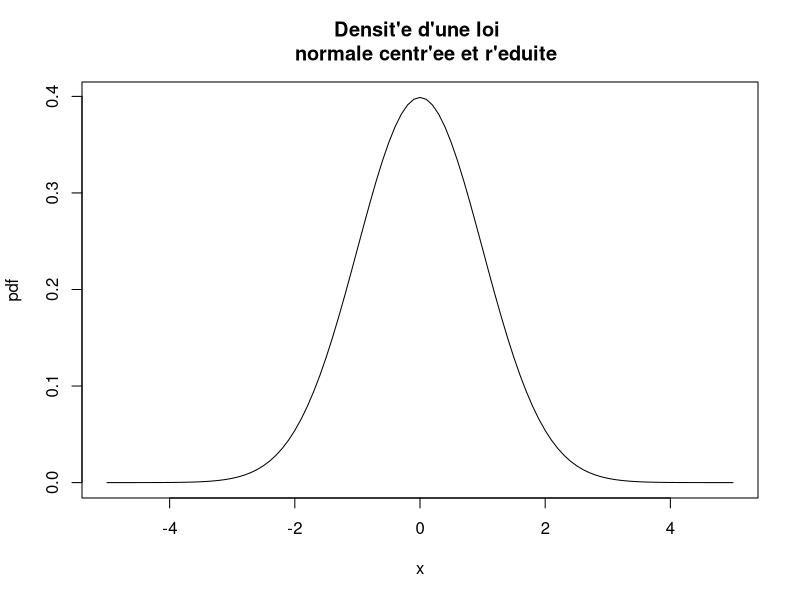
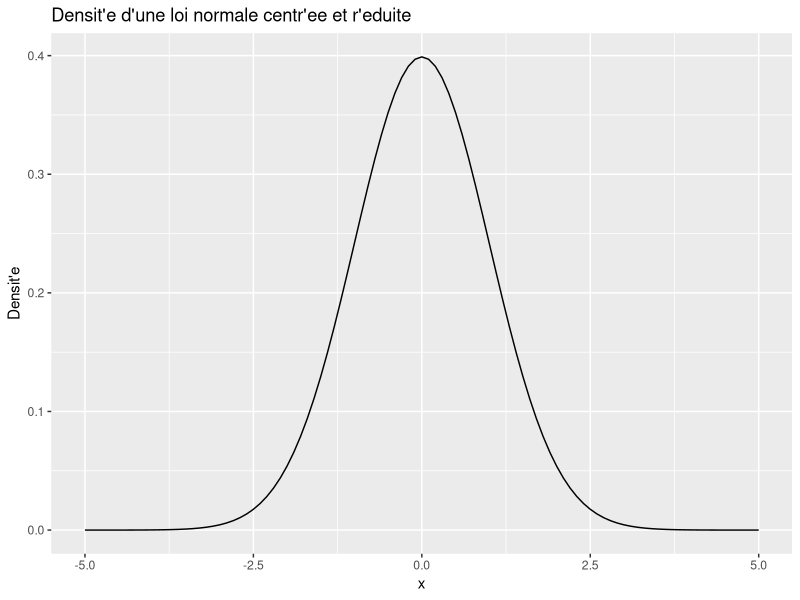
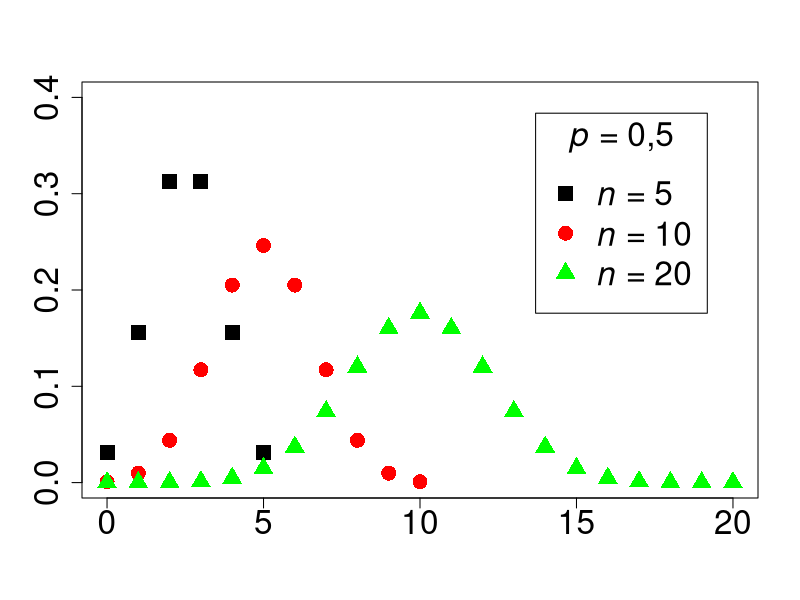
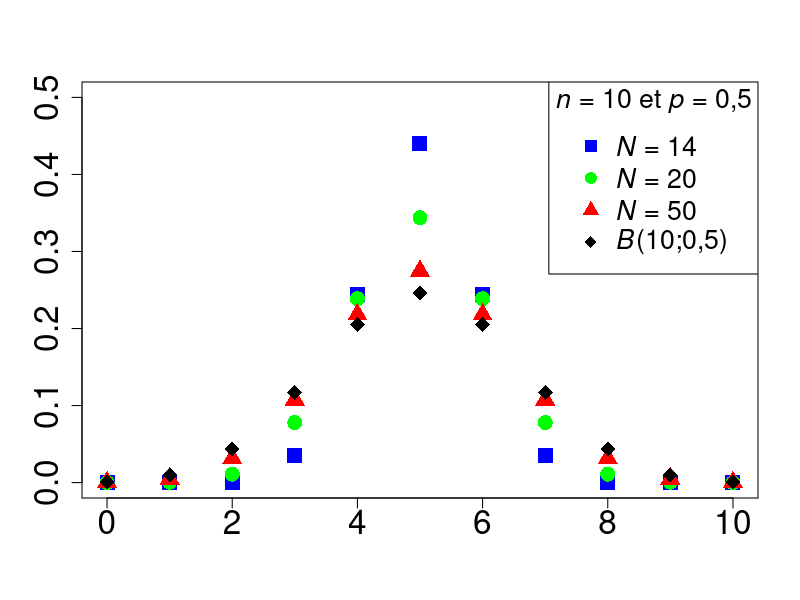
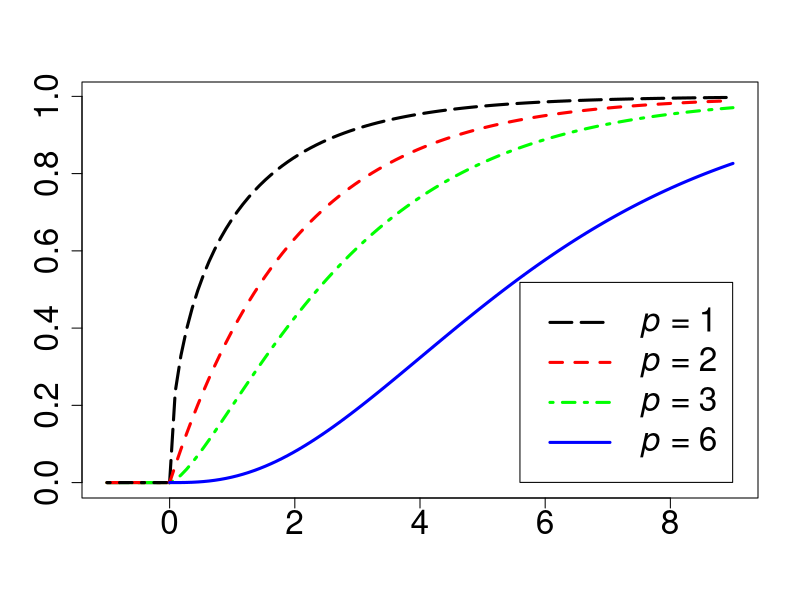
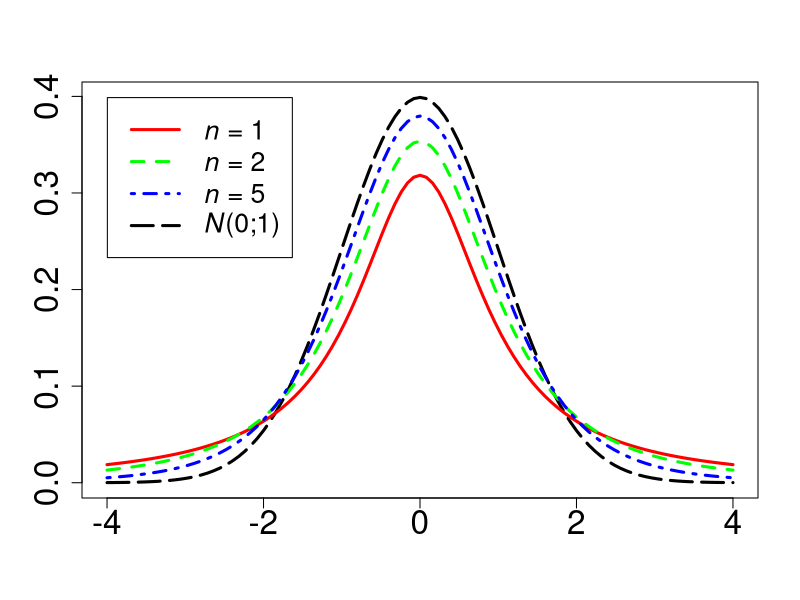
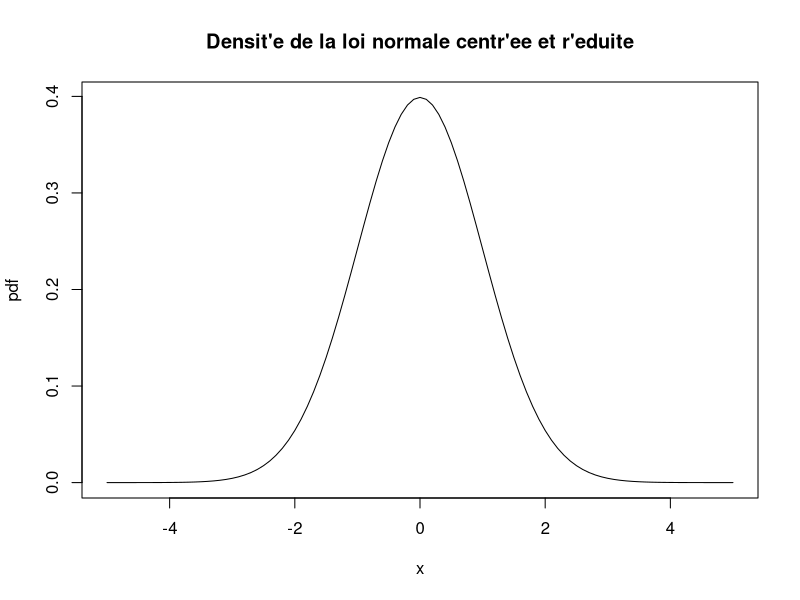
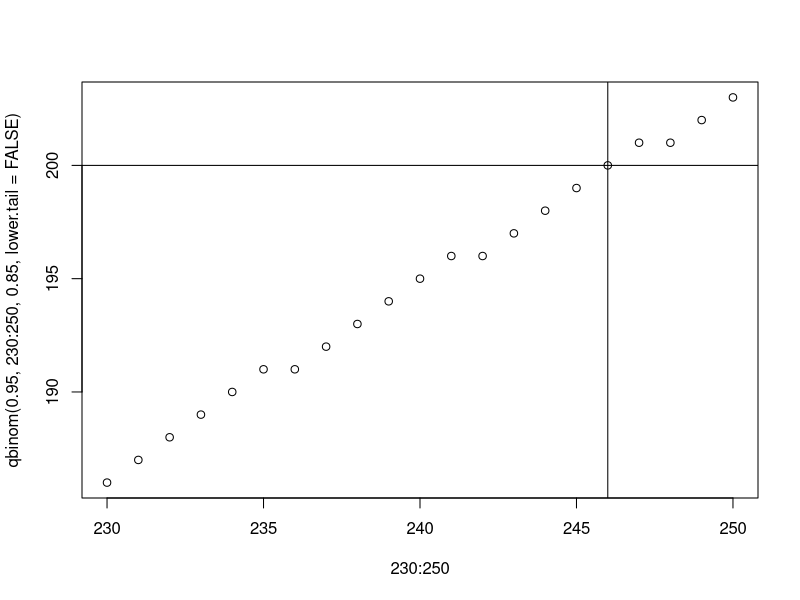

These figures' R source, in order:
#' ---
#' title: "Initiation \`a la statistique avec R, code et compl\'ements chapitre 4"
#' author: "Fr\'ed\'eric Bertrand et Myriam Maumy-Bertrand"
#' date: "11 d\'ecembre 2018"
#' ---

#Chapitre 4
#page 207
#Exercice 4.2
#2)
dnorm(0)
pnorm(2.58)
qnorm(0.975)
rnorm(50)
rnorm(20,mean=10,sd=2)
x=seq(-5,5,0.1) ;pdf=dnorm(x) ;plot(x,pdf,type="l",main="Densit\'e d'une loi 
  normale centr\'ee et r\'eduite")
library(ggplot2)
ggplot(data.frame(x=c(-5,5)),aes(x))+stat_function(fun=dnorm)+
  ggtitle("Densit\'e d'une loi normale centr\'ee et r\'eduite")+ylab("Densit\'e")
runif(10)
rt(10,20)

#Exercice 4.1
#page 210
#1)
#couleurs <- gray(c(0,.25,.5,.75)) #En nuances de gris comme dans le livre
couleurs<-c("black","red","green","blue") #En couleurs

fd<-function(x) {dbinom(x,5,0.5)}
plot(cbind(0:5,sapply(0:5,fd)),xlim=c(0,20),ylim=c(0,.40),type="p",ylab="",xlab="",
  pch=15,cex=2,lwd=3,col=couleurs[1],cex.axis=2)
fd<-function(x) {dbinom(x,10,0.5)}
points(cbind(0:10,sapply(0:10,fd)),xlim=c(0,20),ylim=c(0,.40),type="p",ylab="",xlab="",
  pch=16,cex=2,lwd=3,col=couleurs[2])
#L'option new=TRUE n'est pas n\'ecessaire pour que la fonction points ajoute les points 
# au graphique d\'ej\`a existant
fd<-function(x) {dbinom(x,20,0.5)}
points(cbind(0:20,sapply(0:20,fd)),xlim=c(0,20),ylim=c(0,.40),type="p",ylab="",xlab="",
  pch=17,cex=2,lwd=3,col=couleurs[3])
#L'option new=TRUE n'est pas n\'ecessaire pour que la fonction points ajoute les points 
# au graphique d\'ej\`a existant
legtxt<-c(expression(paste(italic(n)," = 5",sep="")),expression(paste(italic(n)," = 10",
  sep="")),expression(paste(italic(n)," = 20",sep="")))
legend("topright",legtxt,title=expression(paste(italic(p)," = 0,5",sep="")),pch=c(15,16,
  17),col=c(couleurs[1],couleurs[2],couleurs[3]),cex=2,bg="white",inset=.075)

#page 211
#2)
dhypergeom<-function(x,N,n,p) (choose(N*p,x)*choose(N*(1-p),n-x)/choose(N,n))
fd<-function(x) {dhypergeom(x,14,10,0.5)}
plot(cbind(0:10,sapply(0:10,fd)),xlim=c(0,10),ylim=c(0,.5),type="p",ylab="",xlab="",
  pch=15,cex=2,lwd=3,col=couleurs[4],cex.axis=2)
fd<-function(x) {dhypergeom(x,20,10,0.5)}
points(cbind(0:10,sapply(0:10,fd)),xlim=c(0,10),ylim=c(0,.5),type="p",ylab="",xlab="",
  pch=16,cex=2,lwd=3,col=couleurs[3],new=T)
fd<-function(x) {dhypergeom(x,50,10,0.5)}
points(cbind(0:10,sapply(0:10,fd)),xlim=c(0,10),ylim=c(0,.5),type="p",ylab="",xlab="",
  pch=17,cex=2,lwd=3,col=couleurs[2],new=T)
fd<-function(x) {dbinom(x,10,0.5)}
points(cbind(0:10,sapply(0:10,fd)),xlim=c(0,10),ylim=c(0,.5),type="p",ylab="",xlab="",
  pch=18,cex=2,lwd=3,col=couleurs[1],new=T)
legtxt<-c(expression(paste(italic(N)," = 14",sep="")),expression(paste(italic(N)," = 20",
  sep="")),expression(paste(italic(N)," = 50",sep="")),expression(paste(italic(B),
  "(10;0,5)",sep="")))
legend("topright",legtxt,title=expression(paste(italic(n)," = 10 et ",italic(p)," = 0,5",
  sep="")),pch=c(15,16,17,18),col=c(couleurs[4],couleurs[3],couleurs[2],couleurs[1]),
  cex=1.6,bg="white",inset=.0)

#3)
fr<-function(x) {pchisq(x,1)}
curve(fr,from=-1,to=9,ylab="",xlab="",lty=1,lwd=3,col=couleurs[1],type="n",cex.axis=2)
curve(fr,from=-1,to=-0.000001,ylab="",xlab="",lty=5,lwd=3,add=TRUE,col=couleurs[1])
curve(fr,from=0.000001,to=9,ylab="",xlab="",lty=5,lwd=3,add=TRUE,col=couleurs[1])
fr<-function(x) {pchisq(x,3)}
curve(fr,from=-1,to=-0.000001,ylab="",xlab="",lty=1,lwd=3,col=couleurs[3],add=TRUE)
curve(fr,from=0.000001,to=9,ylab="",xlab="",lty=4,lwd=3,col=couleurs[3],add=TRUE)
fr<-function(x) {pchisq(x,2)}
curve(fr,from=-1,to=-0.000001,ylab="",xlab="",lty=2,lwd=3,add=TRUE,col=couleurs[2])
curve(fr,from=0.000001,to=9,ylab="",xlab="",lty=2,lwd=3,add=TRUE,col=couleurs[2])
fr<-function(x) {pchisq(x,6)}
curve(fr,from=-1,to=-0.000001,ylab="",xlab="",lty=4,lwd=3,add=TRUE,col=couleurs[1])
#la fin de cette instruction est sur la page 212
curve(fr,from=0.000001,to=9,ylab="",xlab="",lty=1,lwd=3,add=TRUE,col=couleurs[4])

#page 212
legtxt<-c(expression(paste(italic(p)," = 1",sep="")),expression(paste(italic(p)," = 2",
  sep="")),expression(paste(italic(p)," = 3",sep="")),expression(paste(italic(p)," = 6",
  sep="")))
legend("bottomright",legtxt,lty=c(5,2,4,1),lwd=3,col=c(couleurs[1],couleurs[2],
  couleurs[3],couleurs[4]),cex=2,bg="white",inset=.0375)

#4)
fd<-function(x) {dnorm(x)}
curve(fd,from=-4,to=4,ylab="",xlab="",lty=5,lwd=3,add=FALSE,col=couleurs[1],cex.axis=2)
fd<-function(x) {dt(x,1)}
curve(fd,from=-4,to=4,ylab="",xlab="",lty=1,lwd=3,add=TRUE,col=couleurs[2])
fd<-function(x) {dt(x,2)}
curve(fd,from=-4,to=4,ylab="",xlab="",lty=2,lwd=3,add=TRUE,col=couleurs[3])
fd<-function(x) {dt(x,5)}
curve(fd,from=-4,to=4,ylab="",xlab="",lty=4,lwd=3,add=TRUE,col=couleurs[4])
legtxt<-c(expression(paste(italic(n)," = 1",sep="")),expression(paste(italic(n)," = 2",
  sep="")),expression(paste(italic(n)," = 5",sep="")),expression(paste(italic(N),"(0;1)",
  sep="")))
legend("topleft",legtxt,lty=c(1,2,4,5),lwd=3,col=c(couleurs[2],couleurs[3],couleurs[4],
  couleurs[1]),cex=1.6,bg="white",inset=.0375)

#Exercice 4.2
dnorm(0)
#page 213
1/sqrt(2*pi)
pnorm(2.58)
qnorm(0.975)
rnorm(50)
rnorm(20,mean=10,sd=2)

#page 214
x=seq(-5,5,0.1) ;pdf=dnorm(x) ;plot(x,pdf,type="l",
  main="Densit\'e de la loi normale centr\'ee et r\'eduite")
runif(10)

#page 215
rt(10,20)

#Exercice 4.3
#1)
dbinom(5,150,0.02)

#page 216
pbinom(3,150,0.02)
qbinom(0.99,150,0.02)

#page 217
#Exercice 4.4
#1)
qbinom(0.95,230,0.85,lower.tail = FALSE)
qbinom(0.95,240,0.85,lower.tail = FALSE)
qbinom(0.95,246,0.85,lower.tail = FALSE)

plot(230:250,qbinom(0.95,230:250,0.85,lower.tail = FALSE))
abline(h=200)
abline(v=246)

#page 218
#2)
which.max(dbinom(0:330,330,.85))

plot(0:330,dbinom(0:330,330,.85),xlab="n",ylab="Probabilit\'e",lwd=2)
plot(270:285,dbinom(270:285,330,.85),xlab="n",ylab="Probabilit\'e",lwd=2)

#En plus : code figure 424
old.par <- par(no.readonly = TRUE)
layout(t(1:2))
plot(0:330,dbinom(0:330,330,.85),xlab="n",ylab="Probabilit\'e",lwd=2)
plot(270:285,dbinom(270:285,330,.85),xlab="n",ylab="Probabilit\'e",lwd=2)
abline(v=281)
layout(1)
par(old.par)

old.par <- par(no.readonly = TRUE)
pdf("figure424.pdf",h=6,w=9)
layout(t(1:2))
par(oma=rep(0,4));par(mar=c(4, 4, 2, 2) + 0.1)
plot(0:330,dbinom(0:330,330,.85),xlab="n",ylab="Probabilit\'e",lwd=2)
plot(270:285,dbinom(270:285,330,.85),xlab="n",ylab="Probabilit\'e",lwd=2)
abline(v=281)
layout(1)
dev.off()
par(old.par)

#page 219
#Exercice 4.5
#1)
1-pnorm(80,92,8)

#page 220
#2)
(1-pnorm(80,92,8))*6000
#3)
which.max(dbinom(0:6000,6000,.9331928))
plot(0:6000,dbinom(0:6000,6000,.9331928),xlab="n",ylab="Probabilit\'e",lwd=2)
plot(5500:5700,dbinom(5500:5700,6000,.9331928),xlab="n",ylab="Probabilit\'e",lwd=2)
plot(5590:5610,dbinom(5590:5610,6000,.9331928),xlab="n",ylab="Probabilit\'e",lwd=2)
dbinom(5599,6000,.9331928)

#page 221
dbinom(5600,6000,.9331928)
#En plus : code figure 425
old.par <- par(no.readonly = TRUE)
layout(matrix(c(1,2,1,3),nrow=2))
par(oma=rep(0,4));par(mar=c(4, 4, 2, 2) + 0.1)
plot(0:6000,dbinom(0:6000,6000,.9331928),xlab="n",ylab="Probabilit\'e",lwd=2)
plot(5500:5700,dbinom(5500:5700,6000,.9331928),xlab="n",ylab="Probabilit\'e",lwd=2)
plot(5590:5610,dbinom(5590:5610,6000,.9331928),xlab="n",ylab="Probabilit\'e",lwd=2)
layout(1)
par(old.par)

old.par <- par(no.readonly = TRUE)
pdf("figure425.pdf",h=6,w=9)
layout(matrix(c(1,2,1,3),nrow=2))
par(oma=rep(0,4));par(mar=c(4, 4, 2, 2) + 0.1)
plot(0:6000,dbinom(0:6000,6000,.9331928),xlab="n",ylab="Probabilit\'e",lwd=2)
plot(5500:5700,dbinom(5500:5700,6000,.9331928),xlab="n",ylab="Probabilit\'e",lwd=2)
plot(5590:5610,dbinom(5590:5610,6000,.9331928),xlab="n",ylab="Probabilit\'e",lwd=2)
layout(1)
dev.off()
par(old.par)


